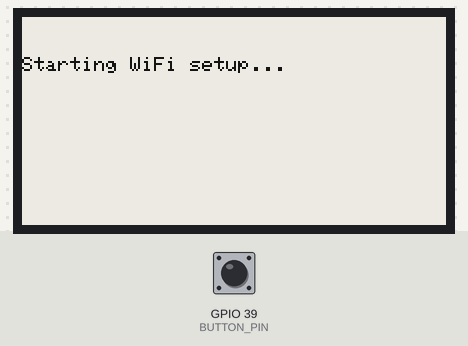
This program was run on a simulated ESP32. On the bench: 212×104 one-colour display. The inputs (shaded band) are chosen by the test bench; at power-on: GPIO 39 (BUTTON_PIN) HIGH. WiFi joins after 1.5 s; servers stay silent unless stated; EEPROM starts erased; what the program prints to the serial monitor is not drawn.

Above: at 2.3 s.
At 4.5 s:
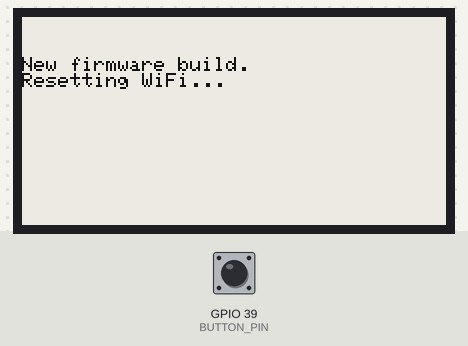
At 6.7 s:
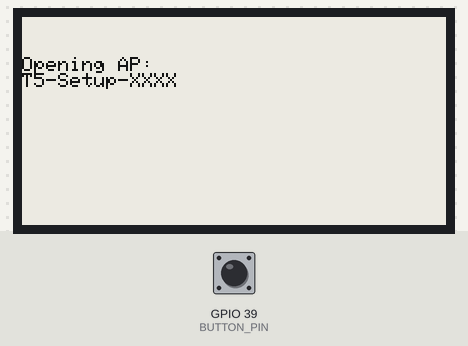
At 10.4 s:
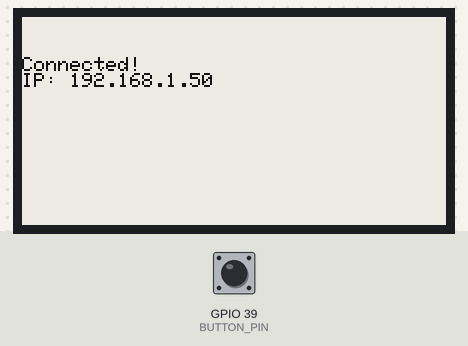

Measured:
- what the display in image 1 shows lasts 2.2 s, from 4.5 s to 6.7 s
- what the display in image 2 shows lasts 3.7 s, from 6.7 s to 10.4 s

The program:

main.cpp
```cpp
#include <WiFi.h>
#include <WiFiManager.h> // https://github.com/tzapu/WiFiManager
#include <GxEPD2_BW.h>

// LilyGO T5 (2.13") wiring
GxEPD2_BW<GxEPD2_213_T5D, GxEPD2_213_T5D::HEIGHT> display(
  GxEPD2_213_T5D(/*CS=*/ 5, /*DC=*/ 17, /*RST=*/ 16, /*BUSY=*/ 4)
);

// Button for Wi-Fi reset (GPIO 39 is input-only)
#define BUTTON_PIN 39

// ---- VERSION TAG ----
// Change this string whenever you upload a new build.
// Forces WiFi credentials to be reset on first boot of that build.
const char* BUILD_TAG = "build_v1.0";

// helper function to show text on screen
void showMessage(const char* msg) {
  display.setRotation(1);  // adjust if text appears sideways
  display.setFont(NULL);   // built-in font
  display.setTextSize(1);
  display.setCursor(0, 20);
  display.fillScreen(GxEPD_WHITE);
  display.setTextColor(GxEPD_BLACK);
  display.println(msg);
  display.display();
  Serial.println(msg);
}

#include <Preferences.h>
Preferences prefs;

void resetCredentials(WiFiManager& wifiManager) {
  wifiManager.resetSettings();   // clear WiFi credentials
  prefs.begin("app", false);
  prefs.putString("build_tag", BUILD_TAG); // mark current build
  prefs.end();
}

void setup() {
  Serial.begin(115200);
  display.init(115200);

  pinMode(BUTTON_PIN, INPUT); // IO39 is input-only

  showMessage("Starting WiFi setup...");

  WiFiManager wifiManager;

  // --- Check if firmware build has changed ---
  prefs.begin("app", false);
  String savedTag = prefs.getString("build_tag", "");
  if (savedTag != BUILD_TAG) {
    showMessage("New firmware build.\nResetting WiFi...");
    resetCredentials(wifiManager);
  }
  prefs.end();

  // --- Check if user pressed button at boot ---
  if (digitalRead(BUTTON_PIN) == LOW) { // assuming pull-up + button to GND
    Serial.println("PRESSED");
    showMessage("Button pressed!\nResetting WiFi...");
    resetCredentials(wifiManager);
  }

  // Try auto-connect, else start portal
  showMessage("Opening AP:\nT5-Setup-XXXX");

  if (!wifiManager.autoConnect("T5-Setup-XXXX", "")) {
    showMessage("WiFi setup failed.\nRestart device.");
    // optional: ESP.restart();
  } else {
    String ip = WiFi.localIP().toString();
    String successMsg = "Connected!\nIP: " + ip;
    showMessage(successMsg.c_str());
  }
}

void loop() {
  // normal device code here
}
```
